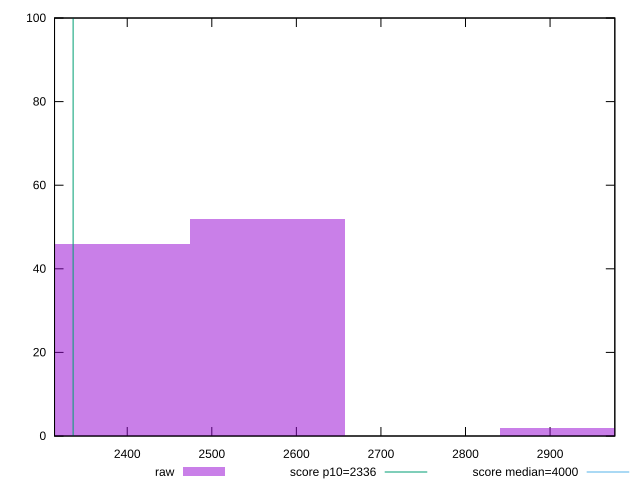

Generate this figure with gnuplot:
reset

$raw <<EOF
2932.2594493466886 2
2565.7270181783524 52
2382.4608025941843 46
EOF

set key outside below
set boxwidth 183.26621558416804
set xrange [2314.0284:2976.5850000000005]
set yrange [0:100]
set trange [0:100]
set style fill transparent solid 0.5 noborder

set parametric
set terminal svg size 640, 490 enhanced background rgb 'white'
set output "report_00017_2021-02-10T15-08-03.406Z/first-meaningful-paint/samples/pages/raw/histogram.svg"

plot $raw title "raw" with boxes, \
     2336,t title "score p10=2336", \
     4000,t title "score median=4000"

reset
